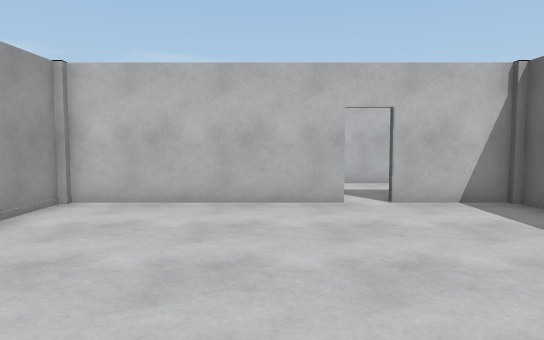
[1] (above)

23 first-person views from a walk through a 3-D level made in the Unity game engine. The camera is 1.3 m above the floor, tilts 4° down and sees 70° across. The floor is counted in squares, 1 m on a side. Each view is taken from the middle of a square. On the plan, view 1 faces up. The plan holds only what a view shows up to about 16 squares ahead; the rest is blank. The place goes on beyond the plan. Surface patterns are stand-ins for the level's own textures.

[2]
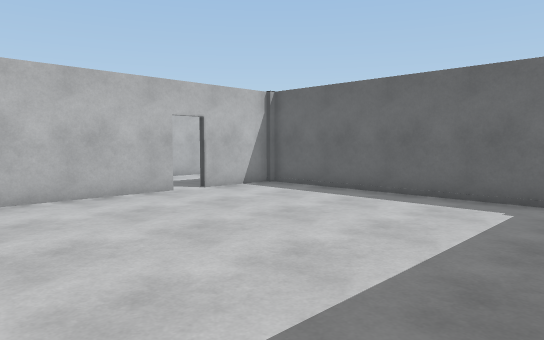

[3]
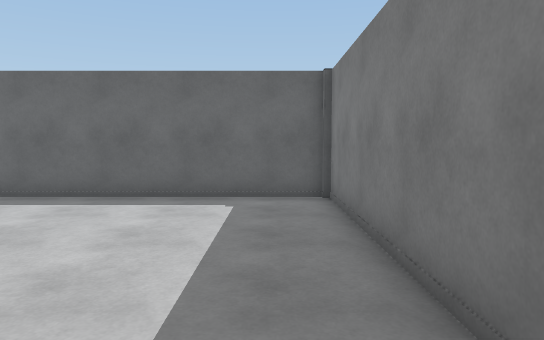

[4]
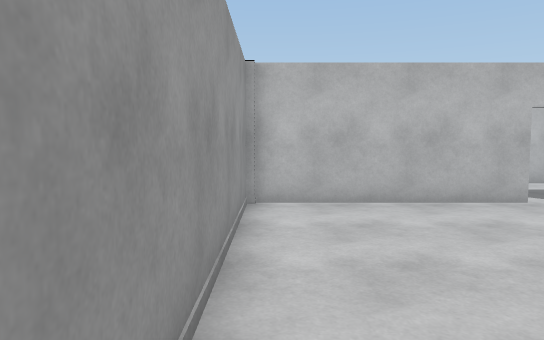

[5]
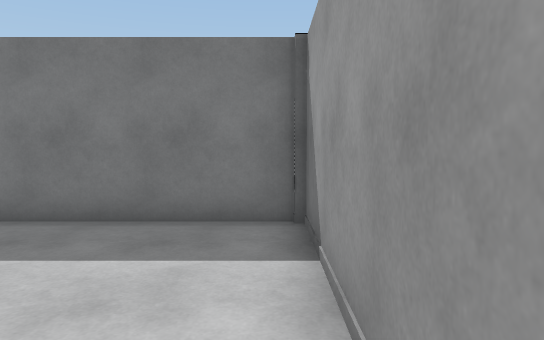

[6]
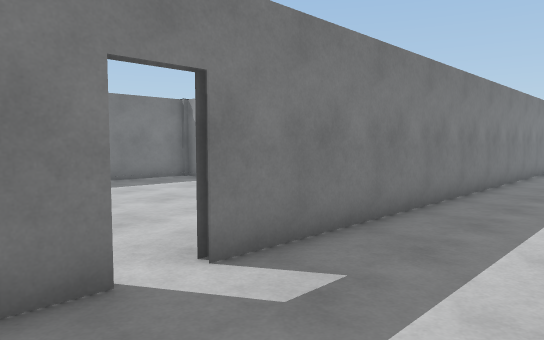

[7]
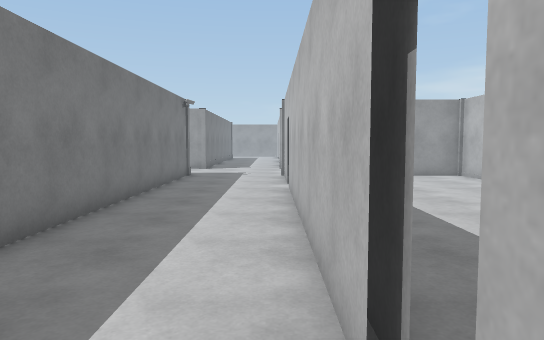

[8]
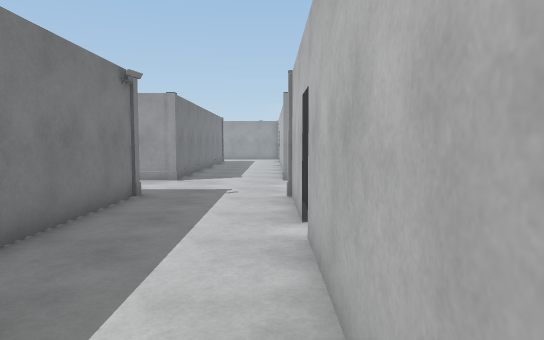

[9]
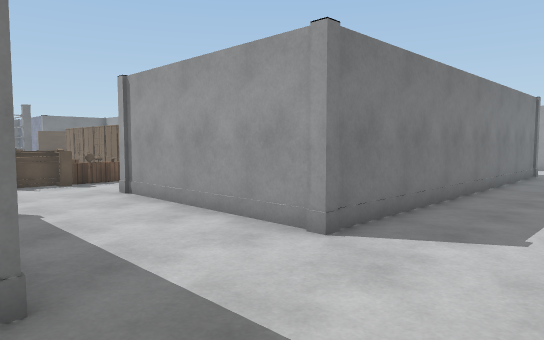

[10]
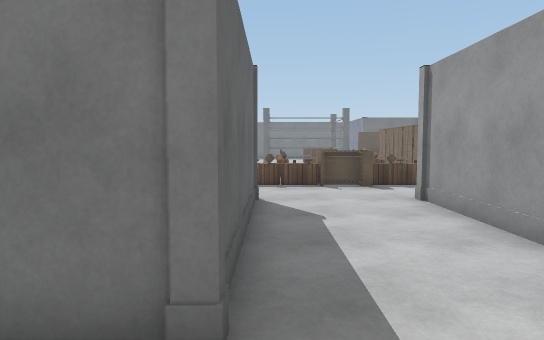

[11]
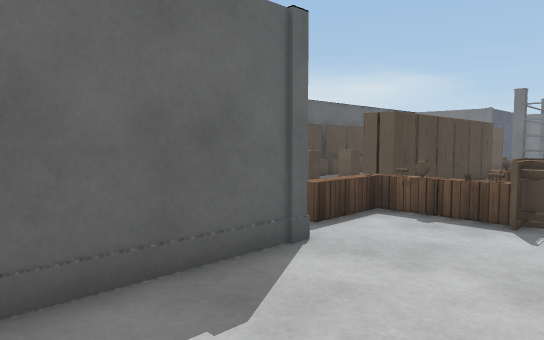

[12]
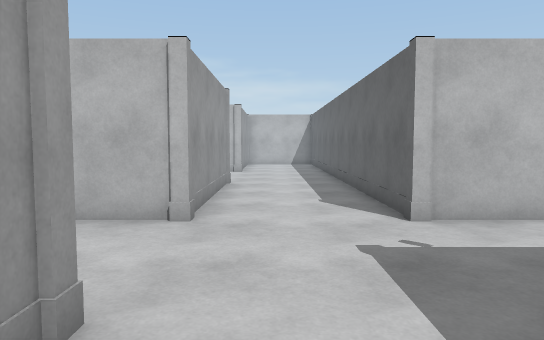

[13]
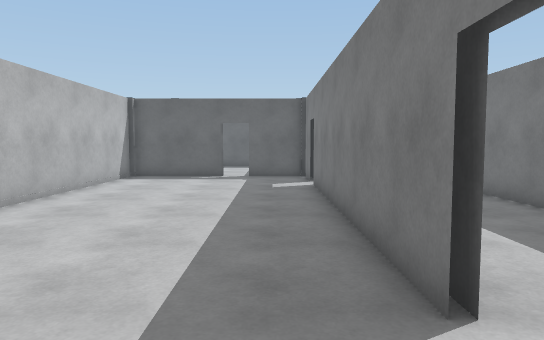

[14]
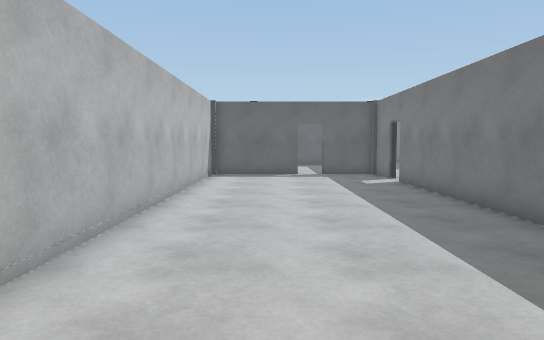

[15]
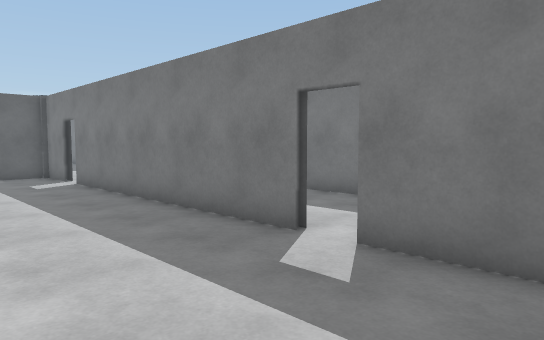

[16]
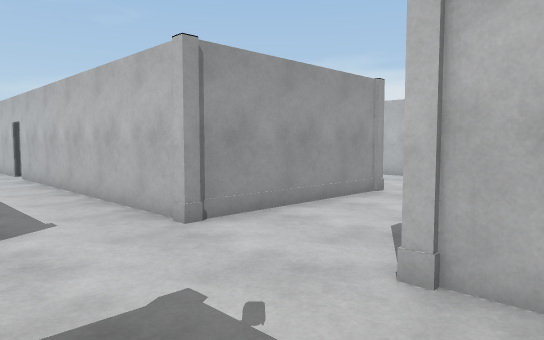

[17]
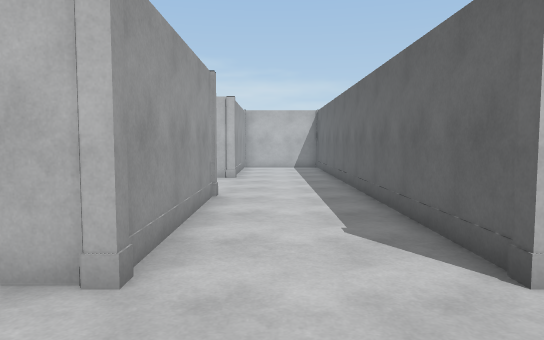

[18]
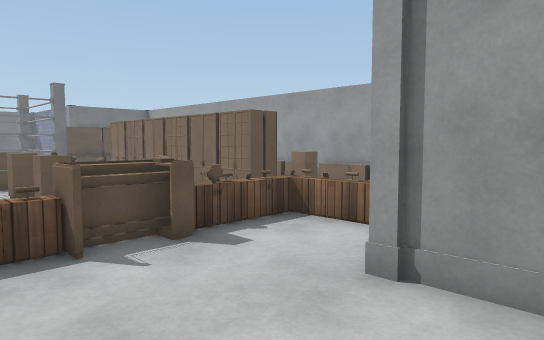

[19]
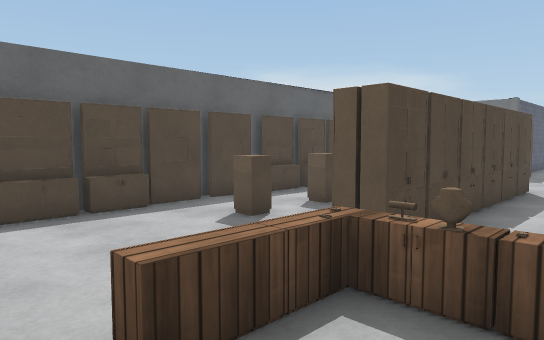

[20]
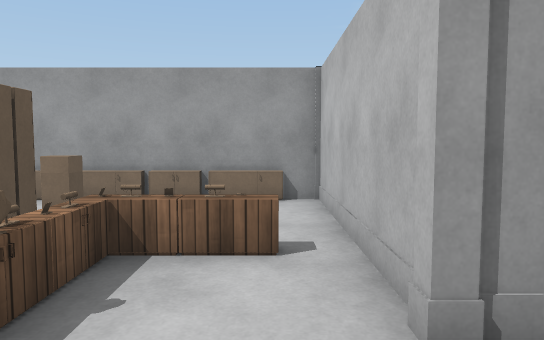

[21]
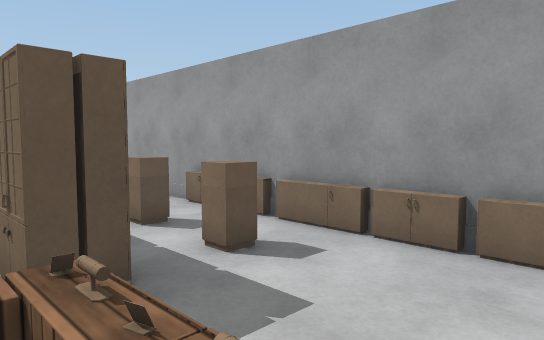

[22]
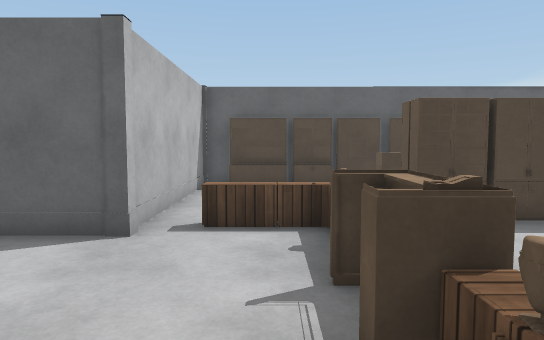

[23]
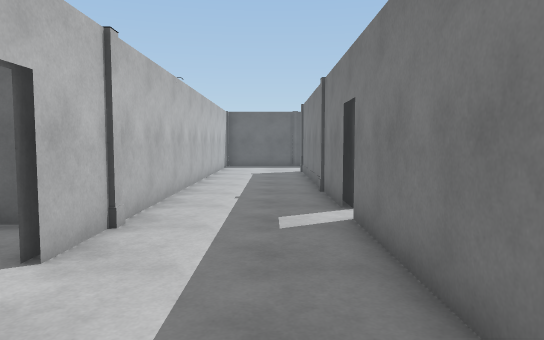

### Floor plan
Points are (right, up) in squares from view 1. A wall is a line through its corners. A room is listed if a view was taken in it or the views show most of it. See-through windows are left out.
Room 1 (views 1, 2, 3, 4, 5)
walls: (1.6, 8.4) (-4.6, 8.4) (-4.6, -1.4) (5.3, -1.4) (5.3, 8.4) (2.5, 8.4)
ways out: opening at (2, 9) to room 2
Room 2 (views 6, 7, 8, 9, 10, 11, 12, 16, 17, 18, 19, 20, 21, 22, 23)
walls: (-13.5, 12.7) (-14.4, 12.7); (-12.3, 12.5) (-15.6, 12.5) (-15.6, 24.4); (-9.1, 2.1) (-15.6, 2.1) (-15.6, 8.6) (1.6, 8.6); (-19.5, 18.8) (-19.5, 12.5) (-26.5, 12.5); (-14.8, -3) (-14.5, -2.6); (-26.5, 8.6) (-19.5, 8.6) (-19.5, 2.1) (-25.9, 2.1) (-25.9, -7.5); (-1.9, 12.5) (-11.3, 12.5); (-1.9, 12.7) (-2.9, 12.7); (-9.5, -3.2) (-9.5, 1.2); (-0.5, 12.7) (-1, 12.7); (-22.6, -2.4) (-21.8, -2.4) (-21.8, -7.5); (-9.5, -4.8) (-9.5, -3.5); (-19.4, 23.5) (-22.1, 23.5); (-9.5, -6.5) (-9.5, -5.2); (2.5, 8.6) (11, 8.6); (-14.6, -7.5) (-14.6, -2.4) (-13.8, -2.4); (2.5, 8.4) (3.9, 8.4); (-9.5, -7.5) (-9.5, -6.8); (11, 12.5) (-1, 12.5)
low walls: (-9.7, -1.9) (-9.7, 1.2); (-25.7, 1.3) (-25.7, -3.6); (-9.7, -6.5) (-9.7, -5.2); (-9.7, -7.2) (-9.7, -6.8); (-25.7, -3.9) (-25.7, -5.1); (-25.7, -5.2) (-25.7, -6.5)
ways out: opening at (2, 9) to room 1; opening at (-12, 13) to room 3; gap at (-1.5, 13) to room 3
objects: other object (-24, -5); other object (-24, -3); cabinet (-22, -1); cabinet (-22, 0) to (-22, 1); cabinet (-21, -1); other object (-20, -4); cabinet (-20, -1); cash register (-19, -1); other object (-18, -7) to (-18, -6); other object (-18, -4); other object (-18, -1); cabinet (-17, -5) to (-16, -4); cabinet (-17, -1); cabinet (-16, -1) to (-15, -1); cabinet (-15, 0); cabinet (-15, 1); other object (-12, -5) to (-11, -5); other object (-12, -3) to (-11, -3)
Room 3 (views 13, 14, 15)
walls: (-11.2, 12.7) (-1.9, 12.7); (-11.2, 12.5) (-10.8, 12.5); (-13.7, 19.5) (-15.4, 19.5) (-15.4, 17.6); (-14.4, 12.7) (-12.2, 12.7); (-1, 12.7) (1.1, 12.7) (1.1, 15); (-1, 12.5) (-0.1, 12.5); (1.1, 15.9) (1.1, 19.5) (-11.5, 19.5)
ways out: opening at (-12, 13) to room 2; gap at (-1.5, 13) to room 2

Where each view was taken, in squares from view 1:
view 1: 0 up, 0 right, facing up
view 2: 1 down, 4 left, facing up-right
view 3: 0 up, 4 left, facing right
view 4: 0 up, 4 left, facing up
view 5: 5 up, 4 left, facing down
view 6: 12 up, 4 right, facing down-left
view 7: 12 up, 0 right, facing left
view 8: 12 up, 6 left, facing left
view 9: 12 up, 15 left, facing down-left
view 10: 11 up, 16 left, facing down
view 11: 6 up, 19 left, facing down-right
view 12: 6 up, 18 left, facing up
view 13: 14 up, 14 left, facing right
view 14: 17 up, 15 left, facing right
view 15: 17 up, 15 left, facing down-right
view 16: 9 up, 14 left, facing up-left
view 17: 9 up, 18 left, facing up
view 18: 4 up, 16 left, facing down-left
view 19: 2 up, 17 left, facing down-right
view 20: 1 up, 17 left, facing left
view 21: 1 up, 21 left, facing down-left
view 22: 0 up, 21 left, facing right
view 23: 10 up, 5 left, facing right
